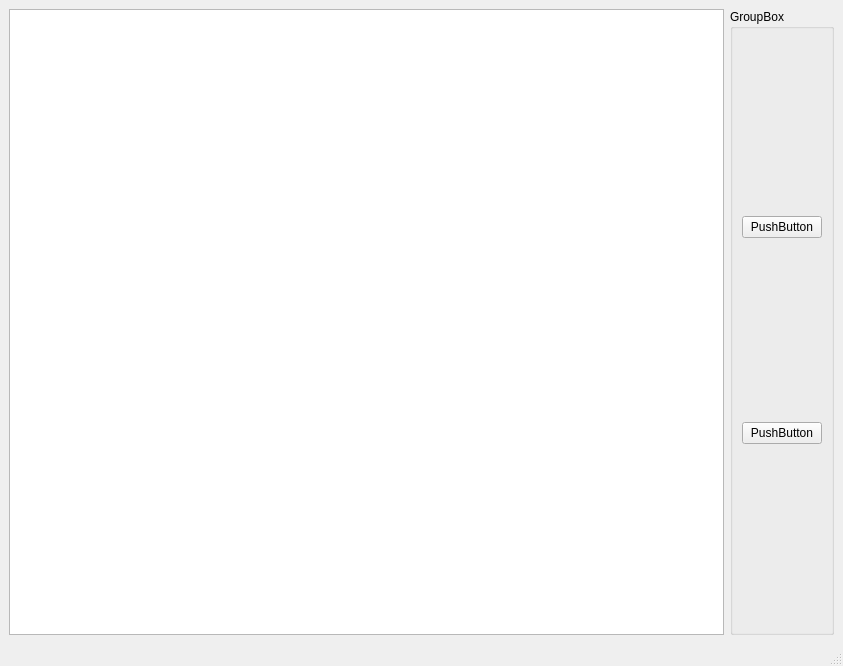
<?xml version="1.0" encoding="UTF-8"?>
<ui version="4.0">
 <class>MainWindow</class>
 <widget class="QMainWindow" name="MainWindow">
  <property name="geometry">
   <rect>
    <x>0</x>
    <y>0</y>
    <width>843</width>
    <height>666</height>
   </rect>
  </property>
  <property name="windowTitle">
   <string>MainWindow</string>
  </property>
  <widget class="QWidget" name="centralwidget">
   <layout class="QHBoxLayout" name="horizontalLayout_2">
    <item>
     <widget class="QTableView" name="tableView"/>
    </item>
    <item>
     <widget class="QGroupBox" name="groupBox">
      <property name="title">
       <string>GroupBox</string>
      </property>
      <layout class="QVBoxLayout" name="verticalLayout">
       <item>
        <widget class="QPushButton" name="pushButton">
         <property name="text">
          <string>PushButton</string>
         </property>
        </widget>
       </item>
       <item>
        <widget class="QPushButton" name="pushButton_2">
         <property name="text">
          <string>PushButton</string>
         </property>
        </widget>
       </item>
      </layout>
     </widget>
    </item>
   </layout>
  </widget>
  <widget class="QMenuBar" name="menubar">
   <property name="geometry">
    <rect>
     <x>0</x>
     <y>0</y>
     <width>843</width>
     <height>23</height>
    </rect>
   </property>
  </widget>
  <widget class="QStatusBar" name="statusbar"/>
 </widget>
 <resources/>
 <connections/>
</ui>
